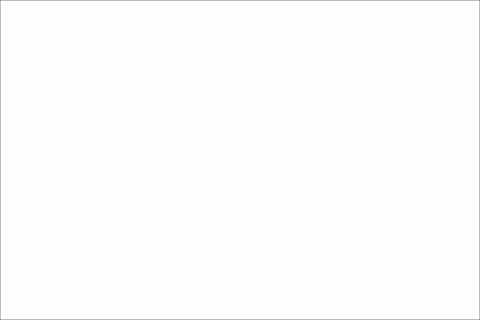
#> input picture white.png, 480 x 320 px
$ jupyter execute 'Bitwise Operation 5.ipynb'
#> lines starting #> are read from the running program, lines starting #| are printed output that depends on the picture; after the words box and inside, x2 and y2 are one past the last pixel; in counts of white or black regions, pixels touching at a corner belong together
[cell 1]
import cv2
import numpy as np

[cell 2]
#bitwise operation can be useful when working with mask

img1 = np.zeros((250,500,3), np.uint8)
img2 = cv2.imread('white.png')
#> img2 is the input picture: shape (320, 480, 3); min 137, max 255, mean 253.3
img2 = cv2.resize(img2, (500,250))
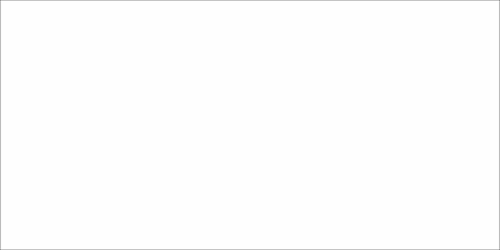
#> img2: shape (250, 500, 3); min 146, max 254, mean 253.3
black = img1[0:250,0:250]
img2[0:250,0:250] = black
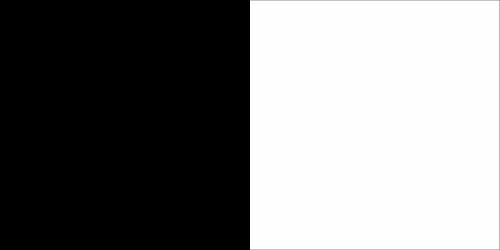
#> img2: shape (250, 500, 3); min 0, max 254, mean 126.6
img1 = cv2.rectangle(img1, (200,0),(300,100),(255,255,255),-1)

cv2.imshow('Image1',img1)
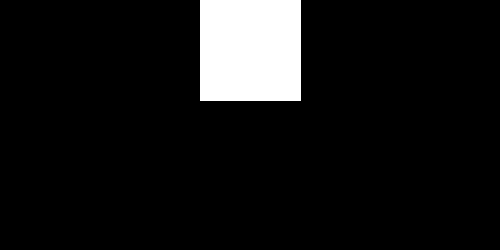
#> window 'Image1': shape (250, 500, 3); 8.2% white; 1 white region, box (x1, y1, x2, y2) and area: (200, 0, 301, 101) 10201
cv2.imshow('Image2',img2)

#AND
bit_And = cv2.bitwise_and(img2,img1)
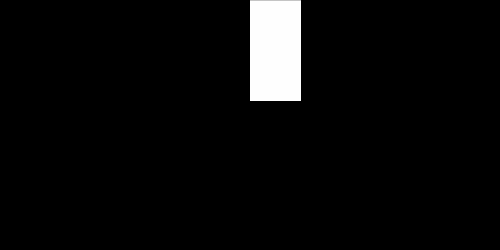
#> bit_And: shape (250, 500, 3); min 0, max 254, mean 10.4
#cv2.imshow('Bit AND',bit_And)

#OR
bit_Or = cv2.bitwise_or(img2,img1)
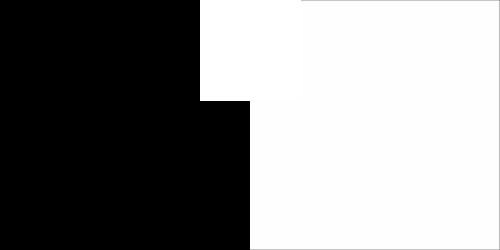
#> bit_Or: shape (250, 500, 3); min 0, max 255, mean 137
#cv2.imshow('Bit OR',bit_Or)

#XOR
bit_Xor = cv2.bitwise_xor(img2,img1)
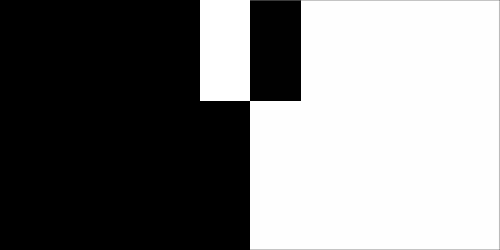
#> bit_Xor: shape (250, 500, 3); min 0, max 255, mean 126.6
#cv2.imshow('Bit XOR',bit_Xor)

#NOT
bit_Not = cv2.bitwise_not(img1)
cv2.imshow('Bit NOT',bit_Not)

cv2.waitKey(0)
cv2.destroyAllWindows()
